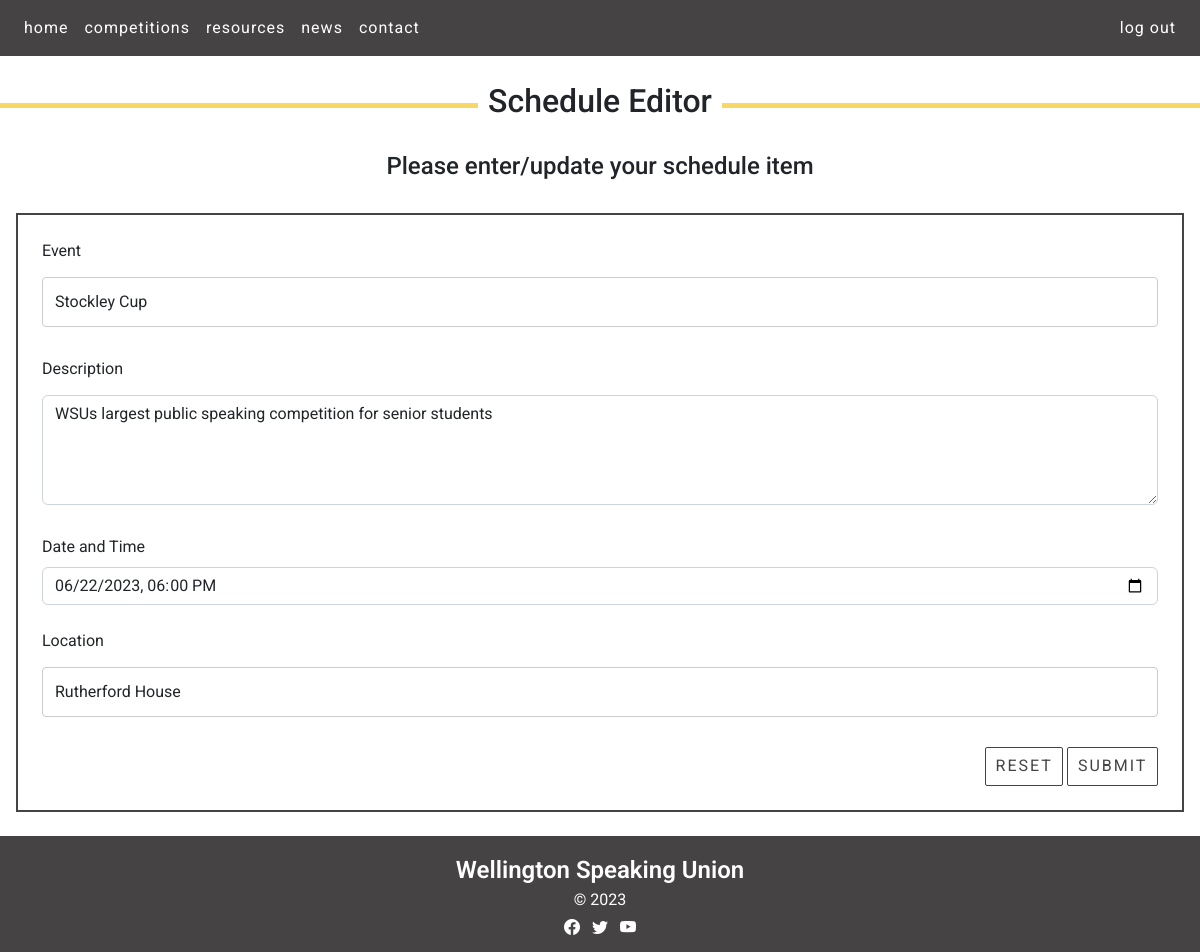
Page /schedule_cud?id=1&task=update (signed in) on the earlier database version.
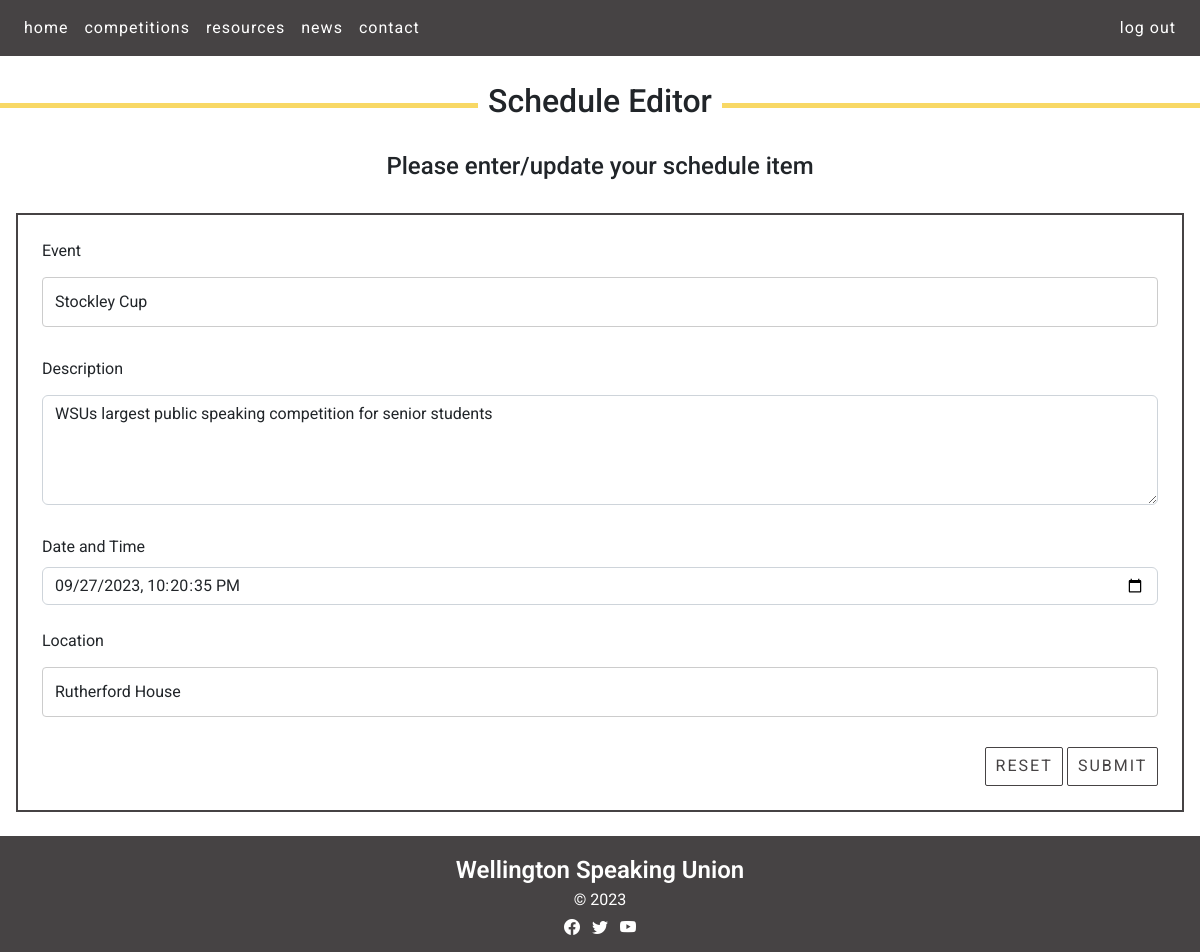
Same page on the later database version.
### tables this page shows
CREATE TABLE schedule(
    post_id integer primary key autoincrement not null,
    event text not null,
    description text not null,
    scheduledate date not null,
    location text not null,
    member_id integer not null,
    foreign key(member_id) references member(member_id)
);

### server.py (the view, shortened to what this page needs)
@app.route ('/schedule_cud', methods=["GET", "POST"])
def schedule_cud():
    data = request.args
    required_keys = ['id', 'task']
    for k in required_keys:
        if k not in data.keys():
            message = "Do not know what to do with read update on schedule (key not present)"
            return render_template('error.html', message=message)
    if request.method == "GET":
        if data['task'] == 'delete':
            sql = "delete from schedule where post_id = ?"
            values_tuple = (data['id'],)
            result = run_commit_query(sql, values_tuple, db_path)
            return redirect(url_for('news'))
        elif data['task'] == 'update':
            sql = """ select event, description, scheduledate, location from schedule where post_id=?"""
            values_tuple = (data['id'],)
            result = run_search_query_tuples(sql, values_tuple, db_path, True)
            result = result[0]
            return render_template("schedule_cud.html",
                                   **result,
                                   id=data['id'],
                                   task=data['task'])
        elif data['task'] == 'add':
            return render_template("schedule_cud.html",
                                   id=0,
                                   task=data['task'])
        else:
            message = "Unrecognised task coming from news page"
            return render_template('error.html', message=message)

### db_functions.py (called while the page is built)
def run_search_query_tuples(sql_query, values_tuple, file_path, rowfactory=False):
    result = None
    try:
        db = sqlite3.connect(file_path)
        if rowfactory:
            db.row_factory = sqlite3.Row
        cursor = db.cursor()
        cursor.execute(sql_query, values_tuple)
        result = cursor.fetchall()
        cursor.close()
    except sqlite3.Error as error:
        print("Error running search query tuples: {}".format(error))
        return None
    db.close()
    if result is None:
        print("No search values were found")
    return result

### templates/schedule_cud.html (shortened to what this page needs)
{% extends "layout.html" %}
{% block content %}
    <div class="container-m">
        <h2 class="form-header"> <span> Schedule Editor </span> </h2>
    <br>
        <h4 class="form-subheading"> Please enter/update your schedule item  </h4>
    </div>
  <div class="form-container p-4 my-4">
    <form action="{{url_for('schedule_cud', id=id, task=task)}}" method="POST">
      <div>
        <label for="event" class="form-label">Event</label>
        <input type="text" class="form-control" id="event" name="event" placeholder="" value="{{event}}" required>
      </div>
      <div>
        <label for="description" class="form-label">Description</label>
        <textarea class="form-control" id="description" name="description" rows="4" required>{{description}}</textarea>
      </div>
      <div>
        <label for="scheduledate" class="form-label">Date and Time</label>
        <input id="scheduledate"
               class="form-control"
               type="datetime-local"
               name="scheduledate"
               min="2023-01-01T00:00"
               max="2024-01-01T00:00"
               value = "{{scheduledate}}"
               required />
      </div>
      <br>
      <div>
        <label for="location" class="form-label">Location</label>
        <input type="text" class="form-control" id="location" name="location" placeholder="" value="{{location}}" required>
      </div>
      <div class="text-end">
        <button type="reset" class="btn btn-primary recent-news-button">Reset</button>
        <button type="submit" class="btn btn-primary recent-news-button">Submit</button>
      </div>
    </form>
  </div>
{% endblock %}

### templates/layout.html (shortened to what this page needs)
<!DOCTYPE HTML>
<html lang="en">
<head>
<link href="https://cdn.jsdelivr.net/npm/bootstrap@5.2.3/dist/css/bootstrap.min.css" rel="stylesheet">
<link rel="stylesheet" href="https://cdn.jsdelivr.net/npm/bootstrap-icons@1.10.3/font/bootstrap-icons.css">
<link rel="stylesheet" href="static/styles.css">
</head>
<body>
<nav class="navbar navbar-expand-lg px-3 navbar-dark">
    <div class="collapse navbar-collapse" id="collapsibleNavbar">
        <ul class="navbar-nav">
            <li class="nav-item">
                <a class="nav-link" href="{{ url_for('index') }}">home</a>
            </li>
            <li class="nav-item">
                <a class="nav-link" href="{{ url_for('competitions') }}">competitions</a>
            </li>
            <li class="nav-item">
                <a class="nav-link" href="{{ url_for('resources') }}">resources</a>
            </li>
            <li class="nav-item">
                <a class="nav-link" href="{{ url_for('news') }}">news</a>
            </li>
            <li class="nav-item">
                <a class="nav-link" href="{{ url_for('resources') }}#contact">contact</a>
            </li>
        </ul>
        <div class="ms-auto">
            {% if session %}
            <a class="nav-link nav-btn nav-btn-outline" href="{{ url_for('logout') }}">log out</a>
            {% else %}
            <a class="nav-link nav-btn nav-btn-outline nav-item" style="display: inline-block" href="{{ url_for('signup') }}">sign up</a>
            <a class="nav-link nav-btn nav-btn-outline nav-item" style="display: inline-block" href="{{ url_for('login') }}">log in</a>
            {% endif %}
        </div>
    </div>
</nav>
{% block content %}
{% endblock %}
<footer class="footer-content container-fluid">
    <p>Wellington Speaking Union</p>
    <p>&copy; 2023</p>
    <section class="mb-2">
        <a class="footer-link"><i class="bi bi-facebook"></i></a>
        <a class="footer-link"><i class="bi bi-twitter"></i></a>
        <a class="footer-link"><i class="bi bi-youtube"></i></a>
    </section>
</footer>
</body>
</html>

### static/styles.css (style rules this page uses)
:root { --brand-black: rgb(27,27,28); --brand-dark-gray: rgb(70,67,68); --brand-light-gray: rgb(104,102,103); --brand-yellow: rgb(248,216,101); --brand-white: rgb(255,255,255); }
.nav-btn-outline { border: 0 solid white; padding: 0 0.5em; }
.btn-primary, .btn-primary:hover { --bs-btn-color: var(--brand-dark-gray); --bs-btn-bg:var(--brand-white); --bs-btn-border-color:var(--brand-dark-gray); --bs-btn-border-radius: 2px; --bs-btn-active-color:var(--brand-dark-gray); --bs-btn-active-bg: var(--brand-yellow); --bs-btn-active-border-color: var(--brand-dark-gray); --bs-btn-active-shadow: inset 0 3px 5px rgba(0, 0, 0, 0); --bs-btn-disabled-color: var(--brand-dark-gray); --bs-btn-disabled-bg: var(--brand-white); --bs-btn-disabled-border-color:var(--brand-dark-gray); transition: none !important; position: relative; text-align:center; display: inline-block; padding: 0.4em 0.6em; }
.btn, .btn-circle { color: var(--brand-dark-gray); text-align: center; margin:auto; letter-spacing: 2px; vertical-align: middle; user-select: none; text-transform: uppercase; }
body { font-family: 'Roboto', serif; font-size: 100%; background-color: var(--brand-white); margin: 0; }
p { text-align: center; color: var(--brand-white); margin: 0; overflow: auto; }
.navbar { background-color: var(--brand-dark-gray); position:sticky; top:0; z-index: 9999; margin-bottom: 1em; }
.nav-link { font-size: 1em; letter-spacing: 1px; color: var(--brand-white); transition: color 0s ease-in-out,background-color 0s ease-in-out,border-color 0s ease-in-out; }
.container-fluid { padding:0; }
.container-m { background-color: rgb(255,255,255); overflow:auto; margin-bottom: 1.5em; margin-top: 1.5em; margin-left: 0; margin-right: 0; }
.form-header { text-align:center; width: 100%; border-bottom: 5px solid var(--brand-yellow); line-height: 0.1em; margin: 20px 0 20px; }
.form-subheading { text-align:center; }
h2 span { background:#fff; padding:0 10px; }
.form-container { border: 2px solid var(--brand-dark-gray); margin-bottom: 1.5em; margin-top: 1.5em; margin-left: 1em; margin-right: 1em; }
.footer-content { background-color: var(--brand-dark-gray); text-align: center; padding: 1em 0 0.25em 0; color: var(--brand-white); }
.footer-content p:first-child { font-weight: 600; font-size: 1.5em; text-align: center; }
.footer-content p:nth-child(2) { font-weight: 400; font-size: 1em; text-align: center; padding-bottom: 0.25em; }
.footer-link { font-size:1em; padding: 0.25em; color: var(--brand-white); }
input[type=text], select, textarea { width: 100%; padding: 12px; border: 1px solid #ccc; border-radius: 4px; box-sizing: border-box; margin-top: 6px; margin-bottom: 30px; resize: vertical }
label, input[type='text'], input[type='email'], textarea { font-size:1em !important; }

Differences in the rows shown:
changed schedule "Stockley Cup": scheduledate "06/22/2023 18:00" → "09/27/2023 22:20:35"
